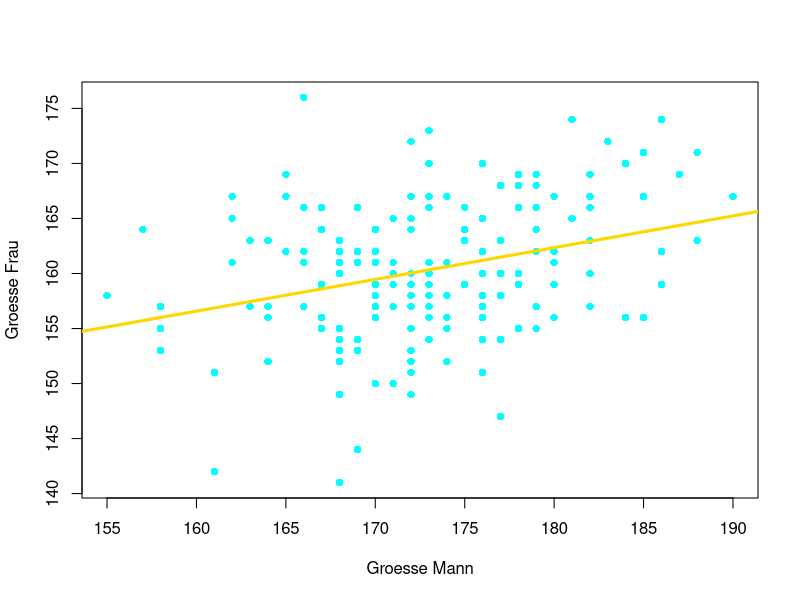
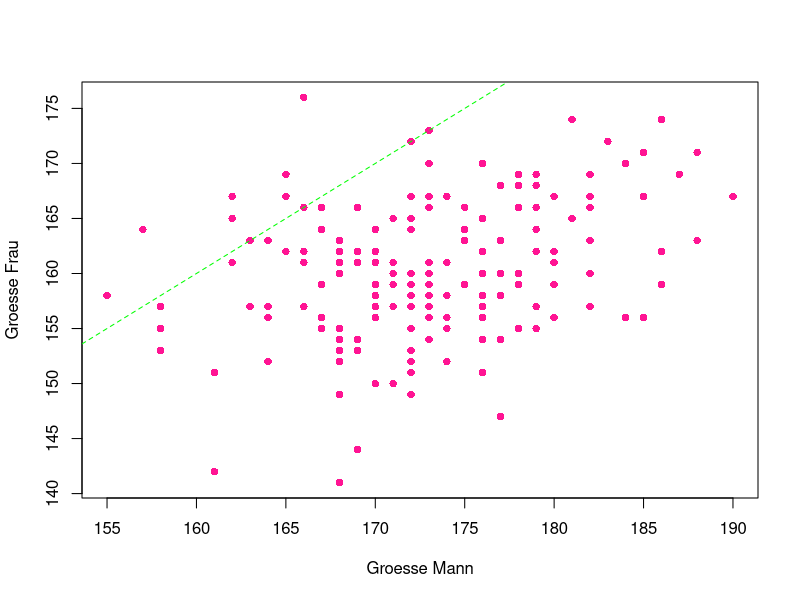

The R script that drew these images, in order:
# a) Lesen Sie die Datei mannfrau.csv ein.
mannfrau <- read.csv("SW02/Homework/mannfrau.csv")

# b) Erzeugen Sie das Streudiagramm aus groesse.mann und groesse.frau mit der Regressionsgerade.
# Sehen Sie gegebenfalls für die Befehle im Skript/Slides nach.
# Interpretieren Sie das Streudiagramm.
plot(mannfrau$groesse.mann, mannfrau$groesse.frau,
     xlab = "Groesse Mann",
     ylab = "Groesse Frau",
     col = "cyan",
     pch = 16
)
abline(lm(mannfrau$groesse.frau ~ mannfrau$groesse.mann), lwd = 3, col = "gold")

# c) Bestimmen Sie die Koeffizienten der Regressionsgeraden
# y = a + bx
# und interpretieren Sie diese Werte.
lm(mannfrau$groesse.frau ~ mannfrau$groesse.mann)

# d) Die Punkte über der Geraden sind diejenigen, wo die Frau grösser ist als der Mann.
# Die sind sehr wenige Punkte. Diese Beobachtung ist aber nicht sonder- lich überraschend,
# da die Männer generell grösser sind als die Frauen.
# Dies hat nichts damit zu tun, ob grosse Frauen auch grosse Männer heiraten oder nicht.
plot(mannfrau$groesse.mann, mannfrau$groesse.frau,
     xlab = "Groesse Mann",
     ylab = "Groesse Frau",
     col = "deeppink",
     pch = 16
)
abline(a=0,b=1, lty="dashed", col="green")


